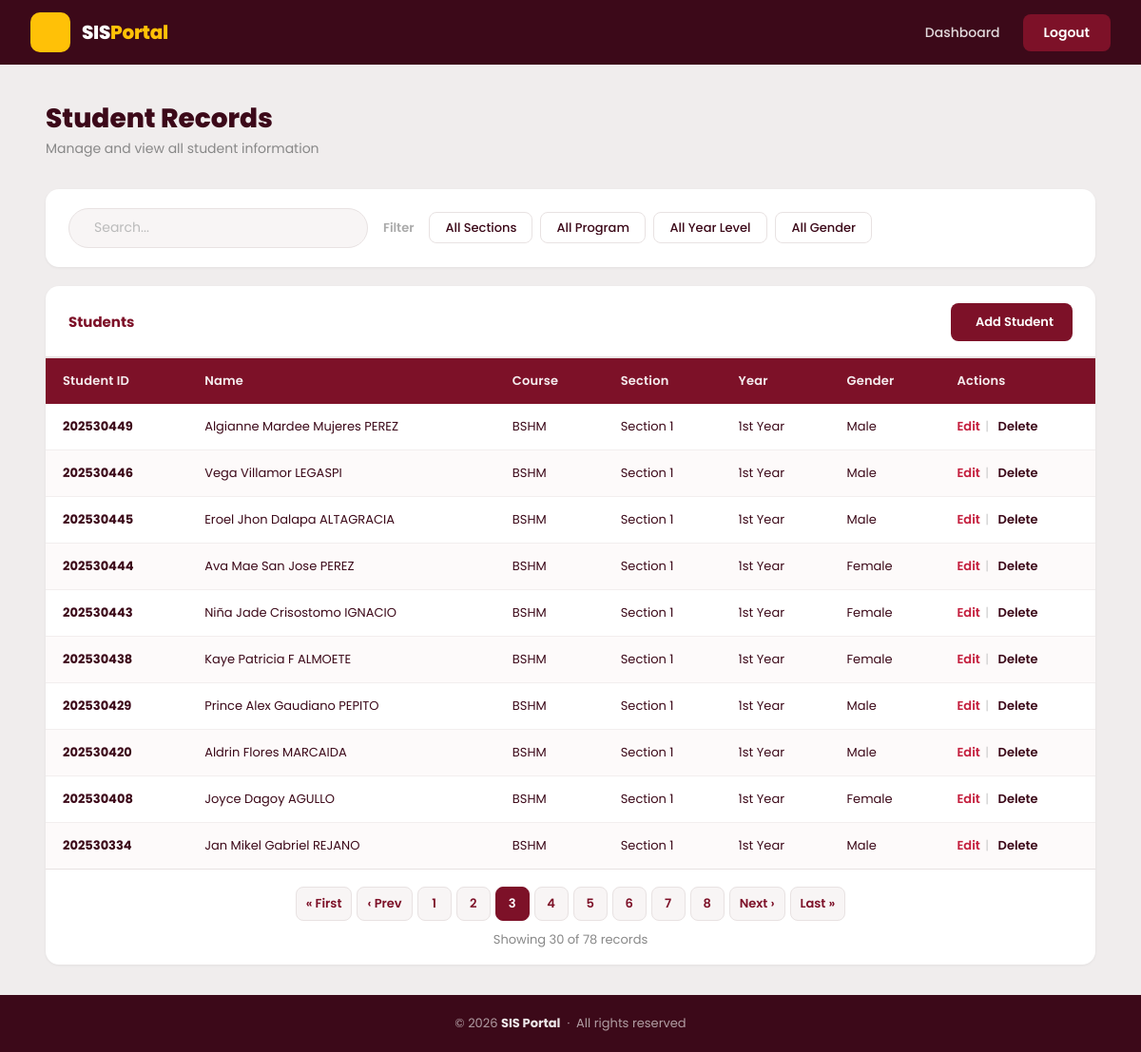
Screenshot of /index.php?page=3 (signed in) with the database file from the repository.
### tables this page shows
CREATE TABLE students (
  id INT AUTO_INCREMENT PRIMARY KEY,
  student_id VARCHAR(20) NOT NULL UNIQUE,
  first_name VARCHAR(100) NOT NULL,
  last_name VARCHAR(100) NOT NULL,
  course VARCHAR(50) NOT NULL,
  year_level VARCHAR(50) NOT NULL,
  section VARCHAR(50) NOT NULL,
  gender ENUM('Male','Female') DEFAULT 'Male'
);

### index.php (the view, shortened to what this page needs)
<?php
include 'config.php';
$limit = 10;
$page = isset($_GET['page']) && is_numeric($_GET['page']) ? (int) $_GET['page'] : 1;
$offset = ($page - 1) * $limit;
$course_filter = isset($_GET['course']) && $_GET['course'] !== '' ? mysqli_real_escape_string($conn, $_GET['course']) : '';
$course_param = $course_filter ? "&course=$course_filter" : '';
$section_filter = isset($_GET['section']) && $_GET['section'] !== '' ? mysqli_real_escape_string($conn, $_GET['section']) : '';
$section_param = $section_filter ? "&section=$section_filter" : '';
$program_param = $course_param;
$year_filter = isset($_GET['year']) && $_GET['year'] !== '' ? mysqli_real_escape_string($conn, $_GET['year']) : '';
$year_param = $year_filter ? "&year=$year_filter" : '';
$gender_filter = isset($_GET['gender']) && $_GET['gender'] !== '' ? mysqli_real_escape_string($conn, $_GET['gender']) : '';
$gender_param = $gender_filter ? "&gender=$gender_filter" : '';
$where_clause = '';
$total_result = mysqli_query($conn, "SELECT COUNT(*) AS total FROM students $where_clause");
$total_row = mysqli_fetch_assoc($total_result);
$total_records = $total_row['total'];
$total_pages = ceil($total_records / $limit);
$result = mysqli_query($conn, "SELECT * FROM students $where_clause ORDER BY id DESC LIMIT $limit OFFSET $offset");
?>
<!DOCTYPE html>
<html lang="en">
<head>
    <link rel="stylesheet" href="https://cdn.jsdelivr.net/npm/@tabler/icons-webfont@latest/tabler-icons.min.css">
    <link rel="stylesheet" href="style.css">
</head>
<body>
    <nav class="navbar">
        <div class="navbar-left">
            <div class="navbar-logo">
                <div class="logo-icon"><i class="ti ti-school"></i></div>
                <span class="logo-text">SIS<span class="logo-accent">Portal</span></span>
            </div>
        </div>
        <div class="navbar-right">
            <a href="#" class="nav-link">Dashboard</a>
            <a href="logout.php" class="nav-btn-logout">Logout</a>
        </div>
    </nav>
    <main class="main-content">
        <div class="page-header">
            <h1>Student Records</h1>
            <p>Manage and view all student information</p>
        </div>
        <div class="filter-card">
            <div class="search-wrap">
                <input type="text" id="searchInput" placeholder="Search...">
            </div>
            <span class="filter-label">Filter</span>
            <div class="filter-pills">
                <select class="filter-pill"
                    onchange="location.href='?section=' + this.value + '<?php echo $program_param; ?>' + '<?php echo $year_param ?>' + '<?php echo $gender_param ?>'">
                    <option value="">All Sections</option>
                </select>
                <select class="filter-pill"
                    onchange="location.href='?course=' + this.value + '<?php echo $section_param; ?>' + '<?php echo $year_param ?>' + '<?php echo $gender_param ?>'">
                    <option value="">All Program</option>
                </select>
                <select class="filter-pill"
                    onchange="location.href='?year=' + this.value + '<?php echo $section_param; ?>' + '<?php echo $program_param ?>' + '<?php echo $gender_param ?>'">
                    <option value="">All Year Level</option>
                </select>
                <select class="filter-pill"
                    onchange="location.href='?gender=' + this.value + '<?php echo $section_param; ?>' + '<?php echo $program_param ?>' + '<?php echo $year_param ?>'  ">
                    <option value="">All Gender</option>
                </select>
            </div>
        </div>
        <div class="table-card">
            <div class="table-card-header">
                <h3 class="table-title">Students</h3>
                <a href="add.php" class="btn-add"><i class="ti ti-plus"></i> Add Student</a>
            </div>
            <div class="table-wrap">
                <table>
                    <thead>
                        <tr>
                            <th>Student ID</th>
                            <th>Name</th>
                            <th>Course</th>
                            <th>Section</th>
                            <th>Year</th>
                            <th>Gender</th>
                            <th>Actions</th>
                        </tr>
                    </thead>
                    <tbody id="studentTableBody">
                        <?php while ($row = mysqli_fetch_assoc($result)): ?>
                            <tr>
                                <td><strong><?php echo htmlspecialchars($row['student_id']); ?></strong></td>
                                <td><?php echo htmlspecialchars($row['first_name'] . ' ' . $row['last_name']); ?></td>
                                <td><?php echo htmlspecialchars($row['course']); ?></td>
                                <td><?php echo htmlspecialchars($row['section']); ?></td>
                                <td><?php echo htmlspecialchars($row['year_level']); ?></td>
                                <td><?php echo htmlspecialchars($row['gender']); ?></td>
                                <td class="actions-cell">
                                    <a class="action-link edit-lnk" href="edit.php?id=<?php echo $row['id']; ?>">Edit</a>
                                    <span class="action-sep">|</span>
                                    <a class="action-link del-lnk" href="delete.php?id=<?php echo $row['id']; ?>"
                                        onclick="return confirm('Are you sure you want to delete this student?')">Delete</a>
                                </td>
                            </tr>
                        <?php endwhile; ?>
                    </tbody>
                </table>
            </div>
            <?php if ($total_pages > 1): ?>
                <div class="pagination-wrap">
                    <div class="pagination">
                        <?php if ($page > 1): ?>
                            <a href="?page=1<?php echo $section_param; ?><?php echo $program_param; ?><?php echo $year_param; ?><?php echo $gender_param; ?>" class="pg-btn">&laquo;
                                First</a>
                            <a href="?page=<?php echo $page - 1; ?><?php echo $section_param; ?><?php echo $program_param; ?><?php echo $year_param; ?><?php echo $gender_param; ?>"
                                class="pg-btn">&lsaquo;
                                Prev</a>
                        <?php endif; ?>
                        <?php for ($i = 1; $i <= $total_pages; $i++): ?>
                            <a href="?page=<?php echo $i; ?><?php echo $section_param; ?><?php echo $program_param; ?><?php echo $year_param; ?><?php echo $gender_param; ?>"
                                class="pg-btn <?php echo $i === $page ? 'active' : ''; ?>">
                                <?php echo $i; ?>
                            </a>
                        <?php endfor; ?>
                        <?php if ($page < $total_pages): ?>
                            <a href="?page=<?php echo $page + 1; ?><?php echo $section_param; ?><?php echo $program_param; ?><?php echo $year_param; ?><?php echo $gender_param; ?>"
                                class="pg-btn">Next
                                &rsaquo;</a>
                            <a href="?page=<?php echo $total_pages; ?><?php echo $section_param; ?><?php echo $program_param; ?><?php echo $year_param; ?><?php echo $gender_param; ?>"
                                class="pg-btn">Last
                                &raquo;</a>
                        <?php endif; ?>
                    </div>
                    <p class="record-count">Showing
                        <?php
                        if ($total_records % $limit == 0) {
                            echo $limit * $page;
                        } else {
                            $last_record = ($limit * $total_pages) - $total_records;
                            $final_record = ($limit * $total_pages) - $last_record;
                            $count = ($page != $total_pages) ? $limit * $page : $final_record;
                            echo $count;
                        } ?>
                        of <?php echo $total_records; ?> records
                    </p>
                </div>
            <?php endif; ?>
        </div>
    </main>
    <footer class="site-footer">
        <p>© 2026 <strong>SIS Portal</strong> &nbsp;·&nbsp; All rights reserved</p>
    </footer>
</body>
</html>

### rows the page displays
students: student "202530449", first_name+last_name "Algianne Mardee Mujeres PEREZ", course "BSHM", section "Section 1", year_level "1st Year", gender "Male"
students: student "202530446", first_name+last_name "Vega Villamor LEGASPI", course "BSHM", section "Section 1", year_level "1st Year", gender "Male"
students: student "202530445", first_name+last_name "Eroel Jhon Dalapa ALTAGRACIA", course "BSHM", section "Section 1", year_level "1st Year", gender "Male"
students: student "202530444", first_name+last_name "Ava Mae San Jose PEREZ", course "BSHM", section "Section 1", year_level "1st Year", gender "Female"
students: student "202530443", first_name+last_name "Niña Jade Crisostomo IGNACIO", course "BSHM", section "Section 1", year_level "1st Year", gender "Female"
students: student "202530438", first_name+last_name "Kaye Patricia F ALMOETE", course "BSHM", section "Section 1", year_level "1st Year", gender "Female"
students: student "202530429", first_name+last_name "Prince Alex Gaudiano PEPITO", course "BSHM", section "Section 1", year_level "1st Year", gender "Male"
students: student "202530420", first_name+last_name "Aldrin Flores MARCAIDA", course "BSHM", section "Section 1", year_level "1st Year", gender "Male"
students: student "202530408", first_name+last_name "Joyce Dagoy AGULLO", course "BSHM", section "Section 1", year_level "1st Year", gender "Female"
students: student "202530334", first_name+last_name "Jan Mikel Gabriel REJANO", course "BSHM", section "Section 1", year_level "1st Year", gender "Male"

### other values shown
$count "30"
$total_records "78"
